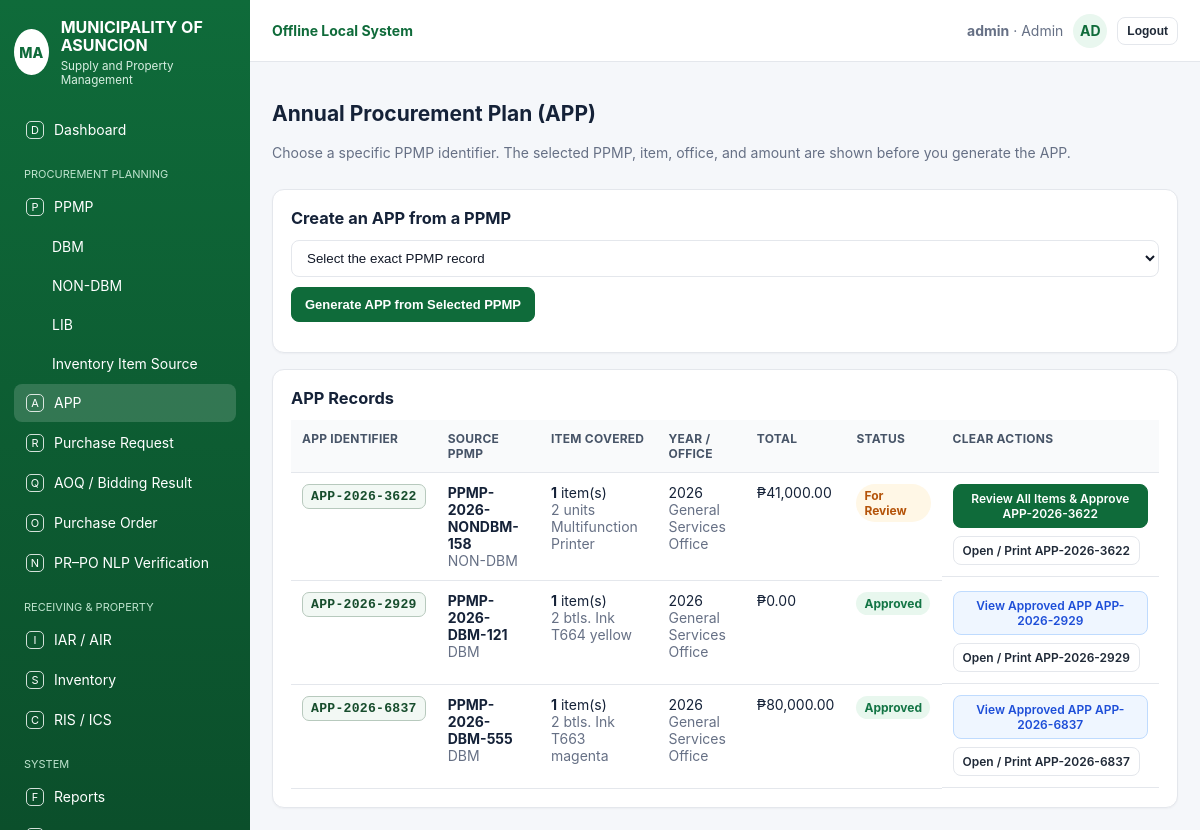
The app's page /app (signed in) with its own data.
### tables this page shows
CREATE TABLE app_plan(id integer primary key, no text, ppmp_id integer, year integer, office text, status text, created_at text, total real, items text);

CREATE TABLE ppmp(id integer primary key, no text, type text, office text, year integer, status text, created_at text, items text, total real, source_dataset_record_id integer, anomaly_score real, anomaly_label text, anomaly_reasons text, anomaly_review_status text, anomaly_model_version text);

### app.py (the view, shortened to what this page needs)
@app.route('/app', methods=['GET','POST'])
def app_plan():
    raw_plans = q("""select a.*, p.no ppmp_no, p.type ppmp_type, p.items ppmp_items, a.items app_items
                     from app_plan a
                     left join ppmp p on p.id=a.ppmp_id
                     order by a.id desc""")
    plans = []
    for r in raw_plans:
        d = dict(r)
        source_items = d.get('app_items') or d.get('ppmp_items')
        d['item_count'] = item_count_from_json(source_items)
        d['item_preview'] = item_preview_from_json(source_items)
        plans.append(d)
    raw_ppmps, _, _, _, _, _ = next_available_records()
    ppmps = []
    for p in raw_ppmps:
        d = dict(p)
        d['item_count'] = item_count_from_json(d.get('items'))
        d['item_preview'] = item_preview_from_json(d.get('items'), limit=1)
        ppmps.append(d)
    return render_template('app.html', active='app', plans=plans, ppmps=ppmps, title='APP')

### app.py (called while the page is built)
def conn():
    con = sqlite3.connect(DB_PATH)
    con.row_factory = sqlite3.Row
    return con

def q(sql, params=(), one=False):
    con = conn(); cur = con.execute(sql, params); rows = cur.fetchall(); con.close(); return rows[0] if one and rows else rows

def to_float(v):
    try:
        if v is None or v == '':
            return 0.0
        if isinstance(v, (int, float)):
            return float(v)
        cleaned = str(v).replace('₱', '').replace(',', '').strip()
        return float(cleaned or 0)
    except Exception:
        return 0.0

def money(v):
    return '₱{:,.2f}'.format(to_float(v))

def item_count_from_json(items_json):
    return len(parse_items(items_json))

def item_preview_from_json(items_json, limit=3):
    names = []
    for it in parse_items(items_json):
        names.append(str(it.get('Item Name') or it.get('Item Description') or it.get('General Description and Objective of the Project to be Procured') or 'Item'))
    if len(names) > limit:
        return ', '.join(names[:limit]) + f' + {len(names) - limit} more'
    return ', '.join(names)

def parse_items(items_json):
    try: return json.loads(items_json or '[]')
    except: return []

@app.before_request
def ensure():
    global _DATABASE_READY
    if not _DATABASE_READY:
        init_db()
        _DATABASE_READY = True
    allowed = {'login', 'static'}
    if request.endpoint in allowed:
        return None
    if not session.get('logged_in'):
        return redirect(url_for('login'))
    return None

@app.after_request
def add_no_cache_headers(response):
    response.headers['Cache-Control'] = 'no-store, no-cache, must-revalidate, max-age=0'
    response.headers['Pragma'] = 'no-cache'
    response.headers['Expires'] = '0'
    return response

### templates/app.html (shortened to what this page needs)
{% extends 'base.html' %}
{% block content %}
<div class="toolbar"><div><h2>Annual Procurement Plan (APP)</h2><p class="muted">Choose a specific PPMP identifier. The selected PPMP, item, office, and amount are shown before you generate the APP.</p></div></div>
<div class="card">
  <h3>Create an APP from a PPMP</h3>
  <form method="post" class="filters" data-confirm="Generate an APP from the selected PPMP?">
    <select name="ppmp_id" required>
      <option value="">Select the exact PPMP record</option>
    </select>
    <button class="btn primary" type="submit">Generate APP from Selected PPMP</button>
  </form>
</div>
<div class="card" style="margin-top:16px"><h3>APP Records</h3><div style="overflow:auto"><table class="table"><tr><th>APP Identifier</th><th>Source PPMP</th><th>Item Covered</th><th>Year / Office</th><th>Total</th><th>Status</th><th>Clear Actions</th></tr>{% for r in plans %}<tr><td><span class="id-chip">{{r.no}}</span></td><td><b>{{r.ppmp_no or ('PPMP record #' ~ r.ppmp_id)}}</b><br><span class="muted">{{r.ppmp_type or 'PPMP category not recorded'}}</span></td><td><b>{{r.item_count}}</b> item(s)<br><span class="muted">{{r.item_preview}}</span></td><td>{{r.year}}<br><span class="muted">{{r.office}}</span></td><td>{{r.total|money}}</td><td><span class="badge {{'ok' if r.status=='Approved' else 'warn'}}">{{r.status}}</span></td><td class="actions"><a class="btn {{'primary' if r.status!='Approved' else 'blue'}} small" href="/app/{{r.id}}/view">{{'Review All Items & Approve' if r.status!='Approved' else 'View Approved APP'}} {{r.no}}</a><a class="btn small" href="/app/{{r.id}}/print">Open / Print {{r.no}}</a></td></tr>{% else %}<tr><td colspan="7" class="center muted">No APP records yet.</td></tr>{% endfor %}</table></div></div>
{% endblock %}

### static/css/style.css (style rules this page uses)
:root { --green: #0f6b3a; --green2: #0b4f2b; --green3: #e9f7ef; --line: #e4e7ec; --muted: #667085; --text: #152238; --bg: #f5f7fa; --red: #dc3545; --orange: #f59e0b; --blue: #2563eb; --purple: #6d28d9 }
* { box-sizing: border-box }
body { margin: 0; font-family: Inter, Segoe UI, Arial, sans-serif; background: var(--bg); color: var(--text); font-size: 14px }
.card { background: #fff; border: 1px solid var(--line); border-radius: 12px; box-shadow: 0 1px 2px rgba(16, 24, 40, .04); padding: 18px }
.card h2, .card h3 { margin: 0 0 12px }
.muted { color: var(--muted) }
.btn { display: inline-flex; align-items: center; gap: 8px; border: 1px solid var(--line); border-radius: 8px; background: #fff; color: #1f2937; padding: 9px 13px; text-decoration: none; cursor: pointer; font-weight: 600; font-size: 13px }
.btn.primary { background: var(--green); border-color: var(--green); color: #fff }
.btn.blue { background: #eff6ff; color: #1d4ed8; border-color: #bfdbfe }
.btn.small { padding: 6px 9px; font-size: 12px }
.actions { display: flex; gap: 8px; flex-wrap: wrap }
.toolbar { display: flex; align-items: center; justify-content: space-between; gap: 12px; margin-bottom: 14px }
.filters { display: flex; gap: 10px; flex-wrap: wrap; margin-bottom: 12px }
input, select, textarea { border: 1px solid var(--line); border-radius: 8px; padding: 9px 11px; background: #fff; color: #111827; width: 100% }
.table { width: 100%; border-collapse: collapse; background: #fff }
.table th, .table td { border-bottom: 1px solid var(--line); padding: 11px; text-align: left; vertical-align: top }
.table th { font-size: 12px; text-transform: uppercase; letter-spacing: .02em; color: #475467; background: #f9fafb }
.badge { display: inline-flex; padding: 4px 8px; border-radius: 999px; font-size: 12px; font-weight: 700 }
.ok { background: #e8f7ee; color: #137545 }
.warn { background: #fff7e6; color: #b45309 }
.id-chip { display: inline-block; max-width: 100%; padding: 4px 8px; border-radius: 7px; border: 1px solid #b7c9bd; background: #f2f8f4; color: #174d2d; font-family: ui-monospace, SFMono-Regular, Menlo, Consolas, monospace; font-size: .82rem; font-weight: 700; letter-spacing: .02em; white-space: nowrap; }
.table .actions { min-width: 190px; }
.table .actions .btn { white-space: normal; text-align: center; }

### records on screen
app_plan: no "APP-2026-3622", no "PPMP-2026-NONDBM-158", type "NON-DBM", item_count "1", item_preview "2 units Multifunction Printer", year "2026", office "General Services Office", total "₱41,000.00", status "For Review", status "Review All Items & Approve"
app_plan: no "APP-2026-2929", no "PPMP-2026-DBM-121", type "DBM", item_count "1", item_preview "2 btls. Ink T664 yellow", year "2026", office "General Services Office", total "₱0.00", status "Approved", status "View Approved APP"
app_plan: no "APP-2026-6837", no "PPMP-2026-DBM-555", type "DBM", item_count "1", item_preview "2 btls. Ink T663 magenta", year "2026", office "General Services Office", total "₱80,000.00", status "Approved", status "View Approved APP"

### other values on screen
{{ session.get('username','admin') }} "admin"
{{ session.get('role','Staff') }} "Admin"
{{ session.get('username','A')[:2]|upper }} "AD"
